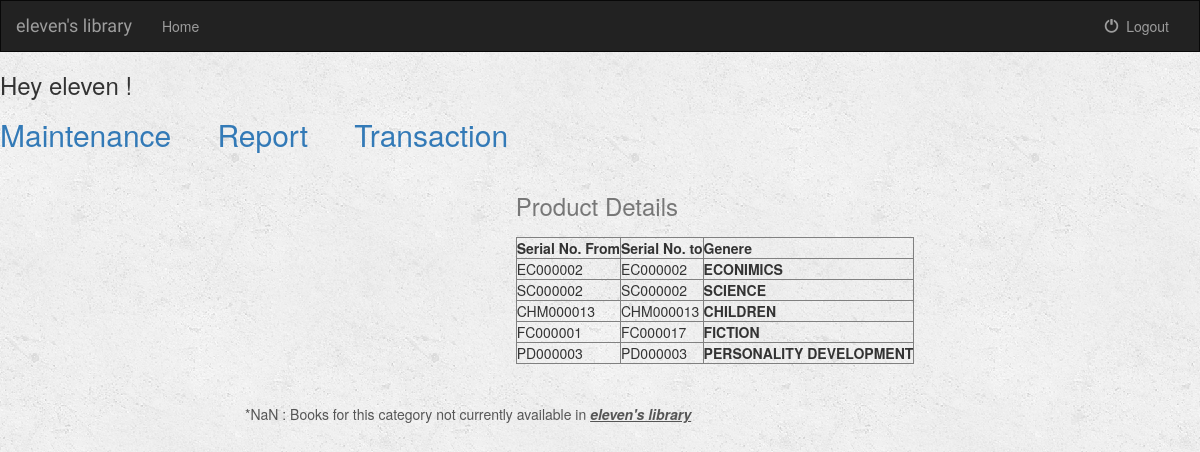
The app's page /management/ (signed in), older data.
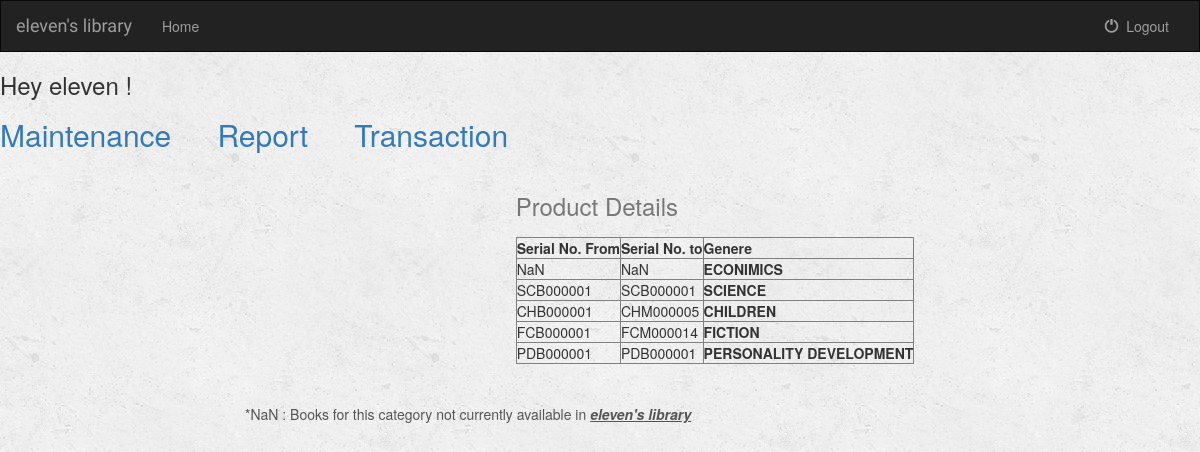
The same page, newer data.
### management/models.py (models this page shows, shortened)
class Book(models.Model):
    serial = models.CharField(max_length=200, primary_key=True)
    name = models.CharField(max_length=200)
    author = models.CharField(max_length=200)
    category = models.CharField(max_length=200)
    status = models.CharField(max_length=200)
    cost = models.IntegerField()
    procurement = models.DateField(null=True, blank=True)
    quantity = models.IntegerField(default=1)

class Movies(models.Model):
    serial = models.CharField(max_length=200, primary_key=True)
    name = models.CharField(max_length=200)
    author = models.CharField(max_length=200)
    category = models.CharField(max_length=200)
    status = models.CharField(max_length=200)
    cost = models.IntegerField()
    procurement = models.DateField(null=True, blank=True)
    quantity = models.IntegerField(default=1)

### management/views.py (the view)
def index(request):
    if not request.user.is_authenticated():
        return render(request, 'management/login.html')
    else:
        return render(request, 'management/home.html', context={'user': request.user, "product_details":get_range()})

### management/views.py (called while the page is built)
def get_range():
    cat = {'ECONIMICS': [], 'SCIENCE': [], 'CHILDREN': [], 'FICTION': [], 'PERSONALITY DEVELOPMENT': []}
    for k, v in cat.items():
        q = []
        q += Movies.objects.all()
        q += Book.objects.all()
        a = [a.serial for a in q]
        a.sort()
    for i in a:
        if i[0] == 'E':
            cat['ECONIMICS'].append(i)
        elif i[0] == 'S':
            cat['SCIENCE'].append(i)
        elif i[0] == 'C':
            cat['CHILDREN'].append(i)
        elif i[0] == 'F':
            cat['FICTION'].append(i)
        elif i[0] == 'P':
            cat['PERSONALITY DEVELOPMENT'].append(i)
        else:
            pass
    d={}
    for k,v in cat.items():
        if v==[]:
            d[k]=['NaN','NaN']
        else:
            d[k]=[cat[k][0],cat[k][-1]]
    return d

### management/templates/management/home.html (shortened to what this page needs)
<!DOCTYPE html>
<html lang="en">
<head>
    {% load staticfiles %}
    <link rel="stylesheet" href="https://maxcdn.bootstrapcdn.com/bootstrap/3.3.6/css/bootstrap.min.css">
    <link rel="stylesheet" type="text/css" href="{% static 'music/style.css' %}"/>
</head>
<body>
<nav class="navbar navbar-inverse">
    <div class="container-fluid">
        <div class="navbar-header">
            <a class="navbar-brand" href="{% url 'management:index' %}">eleven's library</a>
        </div>
        <div class="collapse navbar-collapse" id="topNavBar">
            <ul class="nav navbar-nav">
                <li class="{% block login_active %}{% endblock %}"><a href="{% url 'management:index' %}">Home</a></li>
            </ul>
            <ul class="nav navbar-nav navbar-right">
                <li>
                    <a href="{% url 'management:logout_user' %}">
                        <span class="glyphicon glyphicon-off" aria-hidden="true"></span>&nbsp; Logout
                    </a>
                </li>
            </ul>
        </div>
    </div>
</nav>
{% if user.is_authenticated %}
        <h3>Hey {{ user.username }} !</h3>
           <h2><p class="c">
                {% if user.is_superuser %}
                        <a href="/management/main">
                             Maintenance
                        </a>
                {% endif %}
                    <a href="/management/repo">
                         Report
                    </a>
                    <a href="/management/trans/">
                        Transaction
                    </a>
           </p></h2>
{% endif %}
		<main>
			<div class="innertube">
                {% if product_details %}
							<center><table cellspacing="20", border="1", align="center" >
								<caption><h3>Product Details</h3> </caption>
								<tr><th>Serial No. From</th><th>Serial No. to</th><th>Genere</th></tr>
								{% for k,v in product_details.items %}
									<tr>
										<td>{{ v.0 }}</td>
										<td>{{ v.1 }}</td>
										<th>{{ k }}</th>
									</tr>
								{% endfor %}
							</table></center><br><br>
							<p>*NaN : Books for this category not currently available in <i><u><b>eleven's library</b></u></i></p>
					{% else %}
					{% block rightbody %}
					{% endblock %}
                {% endif %}
			</div>
		</main>
</body>
</html>

### management/static/music/style.css (style rules this page uses)
body { background: white url("images/background.png"); }
.navbar { border-radius: 0; }
.navbar-brand { font-family: 'Satisfy', cursive; }

### management/templates/management/home.html (style rules this page uses)
main { position: fixed; top: 150px; left: 230px; right: 0; bottom: 0; overflow: auto; }
.innertube { margin: 15px; }
p { color: #555; }
nav ul { list-style-type: none; margin: 0; padding: 0; }
nav ul a { color: darkgreen; text-decoration: none; }
p.c { word-spacing: 1cm; }

Row changes from the older to the newer data that the page shows:
removed Book: serial "EC000002", serial "EC000002"
removed Book: serial "SC000002", serial "SC000002"
removed Movies: serial "CHM000013", serial "CHM000013"
removed Book: serial "FC000001"
removed Movies: serial "FC000017"
removed Book: serial "PD000003", serial "PD000003"
added Book: serial "SCB000001", serial "SCB000001"
added Book: serial "CHB000001"
added Movies: serial "CHM000005"
added Book: serial "FCB000001"
added Movies: serial "FCM000014"
added Book: serial "PDB000001", serial "PDB000001"
Text that changed along with them:
new list line: "NaN NaN ECONIMICS"
new list line: "SCIENCE"
new list line: "CHILDREN"
new list line: "FICTION"
new list line: "PERSONALITY DEVELOPMENT"
list line gone: "ECONIMICS"
list line gone: "SCIENCE"
list line gone: "CHILDREN"
list line gone: "FICTION"
list line gone: "PERSONALITY DEVELOPMENT"
